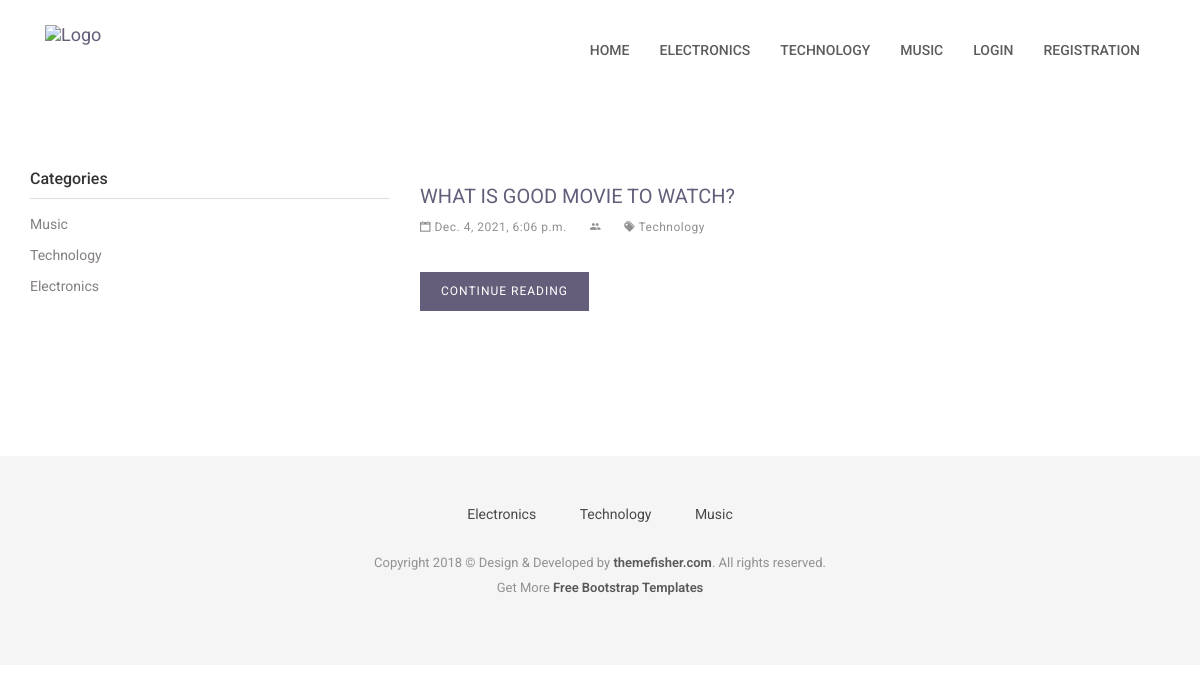
Page /category/2 on the committed database.
### category/models.py (models this page shows, shortened)
class Category(models.Model):
    title=models.CharField(max_length=255)
    status=models.BooleanField(default=True)

### question_answer/models.py (models this page shows, shortened)
class Question(models.Model):
    category =models.ForeignKey(Category,on_delete=models.CASCADE)
    user=models.ForeignKey(User,on_delete=models.SET_NULL,null=True,blank=True,default=None)
    question=models.CharField(max_length=255)
    status=models.BooleanField(default=True)
    added_date=models.DateTimeField()

### account/views.py (the view)
# urls.py: path('category/<int:category_id>', views.categoryQuestion, name='categoryQuestion'),
def categoryQuestion(request, category_id):
    navigation_categories = Category.objects.filter(status=True).order_by('-id')[:5]
    categories = Category.objects.filter(status=True)
    questions = Question.objects.filter(status=True, category_id=category_id)
    return render(request, 'category-question.html', {
        'navigation_categories': navigation_categories,
        'categories' : categories,
        'questions' : questions
    })

### templates/category-question.html
{% extends 'base.html' %}
{% block content %}
    <div class="page-wrapper">
        <div class="container">
            <div class="row">
                <div class="col-md-4">
                    <aside class="sidebar">
                        <div class="widget widget-category">
                            <h4 class="widget-title">Categories</h4>
                            <ul class="widget-category-list">
                                {% for category in categories %}
                                    <li><a href="{% url 'categoryQuestion' category_id=category.id %}">{{category.title|title}}</a></li>
                                {% endfor %}
                            </ul>
                        </div>
                    </aside>
                </div>
                <div class="col-md-8">
                    {% if questions %}
                        {% for question in questions %}
                            <div class="post">
                                <h3 class="post-title"><a href="{% url 'QuestionDetails' question_id=question.id %}">{{question.question|title}}</a></h3>
                                <div class="post-meta">
                                    <ul>
                                        <li>
                                            <i class="ion-calendar"></i> {{question.added_date}}
                                        </li>
                                        <li>
                                            <i class="ion-android-people"></i> {{ question.user.first_name }}
                                        </li>
                                        <li>
                                            <a href=""><i class="ion-pricetags"></i> {{question.category.title}}</a>
                                        </li>
                                    </ul>
                                </div>
                                <div class="post-content">
                                    <a href="{% url 'QuestionDetails' question_id=question.id %}" class="btn btn-main">Continue Reading</a>
                                </div>
                            </div>
                        {% endfor %}
                    {% else %}
                        <h6>Data Not Found</h6>
                    {% endif %}
                </div>
            </div>
        </div>
    </div>
{% endblock %}

### templates/base.html (shortened to what this page needs)
{% load static %}
<!DOCTYPE html>
<html class="no-js">
<head>
  <link rel="stylesheet" href="{% static 'plugins/bootstrap/bootstrap.min.css' %}">
  <link rel="stylesheet" href="{% static 'plugins/Ionicons/css/ionicons.min.css' %}">
  <link rel="stylesheet" href="{% static 'plugins/animate-css/animate.css' %}">
  <link rel="stylesheet" href="{% static 'plugins/magnific-popup/magnific-popup.css' %}">
  <link rel="stylesheet" href="{% static 'plugins/slick/slick.css' %}">
  <link rel="stylesheet" href="{% static 'css/style.css' %}">
</head>
<body id="body">
<header class="navigation">
	<div class="container">
		<div class="row">
			<div class="col-md-12">
				<nav class="navbar">
					<div class="container-fluid">
						<div class="navbar-header">
							<a class="navbar-brand" href="index.html">
								<img src="{% static 'images/logo.png' %}" alt="Logo">
							</a>
						</div>
						<div class="collapse navbar-collapse" id="bs-example-navbar-collapse-1">
							<ul class="nav navbar-nav navbar-right">
								<li><a href="{% url 'homePage' %}">Home</a></li>
								{% for category in navigation_categories %}
									<li><a href="{% url 'categoryQuestion' category_id=category.id %}">{{category.title}}</a></li>
								{% endfor %}
								{% if request.user.is_authenticated %}
									<li><a href="{% url 'userProfile' %}">Profile</a></li>
									<li><a href="{% url 'user-logout' %}">Logout</a></li>
								{% else %}
									<li><a href="{% url 'userLogin' %}">Login</a></li>
									<li><a href="{% url 'userRegistration' %}">Registration</a></li>
								{% endif %}
							</ul>
							</div>
							</div>
						</nav>
					</div>
				</div>
			</div>
</header>
{% block content %}
{% endblock %}
<footer class="footer">
	<div class="container">
		<div class="row">
			<div class="col-md-12">
				<div class="footer-manu">
					<ul>
						{% for category in navigation_categories %}
							<li><a href="{% url 'categoryQuestion' category_id=category.id %}">{{category.title|title}}</a></li>
						{% endfor %}
					</ul>
				</div>
				<p class="copyright">Copyright 2018 &copy; Design & Developed by <a href="http://www.themefisher.com">themefisher.com</a>. All rights reserved.
					<br>
					Get More <a href="https://themefisher.com/free-bootstrap-templates/" target="_blank">Free Bootstrap Templates</a>
				</p>
			</div>
		</div>
	</div>
</footer>
    </body>
    </html>

### reddit/assets/css/style.css (style rules this page uses)
body { line-height: 1.5; font-family: "Roboto", sans-serif; -webkit-font-smoothing: antialiased; }
h1, h2, h3, h4, h5, h6 { font-family: "Roboto", sans-serif; }
h1, h2, h3, h4, h5, h6 { font-weight: 400; }
h3 { font-size: 20px; }
h4 { font-size: 18px; }
p { color: #7B7B7B; font-size: 15px; font-family: "Roboto", sans-serif; }
ol, ul { margin: 0; padding: 0; list-style: none; }
a, a:focus, a:hover { text-decoration: none; outline: 0; color: #655E7A; }
.btn-main, .btn-transparent, .btn-small { background: #655E7A; color: #fff; display: inline-block; font-size: 14px; letter-spacing: 1px; padding: 14px 35px; text-transform: uppercase; border-radius: 0; transition: all 0.2s ease; }
.page-wrapper { padding: 70px 0; }
header { background: #fff; padding: 20px 0; }
header .navbar { margin-bottom: 0px; border: 0px; }
header .navbar-brand { padding-top: 5px; }
.navigation { background: #fff; padding: 20px 0; }
.navigation .navbar { margin-bottom: 0px; border: 0px; }
.navigation .navbar-brand { padding-top: 5px; }
.navigation .navbar { background: none; border: 0px; }
.navigation .navbar .navbar-nav { padding-top: 10px; }
.navigation .navbar .navbar-nav > li > a { color: #5C5C5C; padding: 10px 15px; font-weight: 500; font-size: 14px; text-transform: uppercase; }
.widget { margin-bottom: 30px; padding-bottom: 35px; }
.widget .widget-title { margin-bottom: 15px; padding-bottom: 10px; font-size: 16px; color: #333; font-weight: 500; border-bottom: 1px solid #dedede; }
.widget.widget-category ul li { margin-bottom: 10px; }
.widget.widget-category ul li a { color: #837f7e; transition: all 0.3s ease; }
.widget.widget-category ul li a:before { padding-right: 10px; }
.post { background: #fff; margin-bottom: 40px; padding-bottom: 20px; }
.post .post-title { margin-top: 10px; margin: 25px 0 0; text-transform: uppercase; }
.post .post-title a { color: #655E7A; }
.post .post-meta { font-size: 13px; margin-top: 10px; }
.post .post-meta ul li { display: inline-block; color: #909090; margin-right: 20px; font-size: 12px; letter-spacing: .5px; }
.post .post-meta ul li a { color: #909090; }
.post .post-content { margin-top: 20px; }
.post .post-content .btn-main, .post .post-content .btn-transparent, .post .post-content .btn-small { padding: 10px 20px; margin: 15px 0; font-size: 12px; }
.footer { background: #F5F5F5; text-align: center; padding-top: 48px; padding-bottom: 55px; }
.footer p { font-size: 13px; line-height: 25px; color: #919191; }
.footer a { color: #595959; }
.footer .footer-manu { padding-bottom: 25px; }
.footer .footer-manu ul { margin: 0px; padding: 0px; }
.footer .footer-manu ul li { display: inline-block; padding: 0px 20px; }
.footer .footer-manu ul li a { display: inline-block; color: #494949; }
.footer .copyright a { font-weight: 600; }

### rows in the picture
Category: title "ELECTRONICS", title "Electronics"
Category: title "TECHNOLOGY", title "Technology"
Category: title "MUSIC", title "Music"
Question: question "WHAT IS GOOD MOVIE TO WATCH?", added_date "Dec. 4, 2021, 6:06 p.m.", category "Technology"
